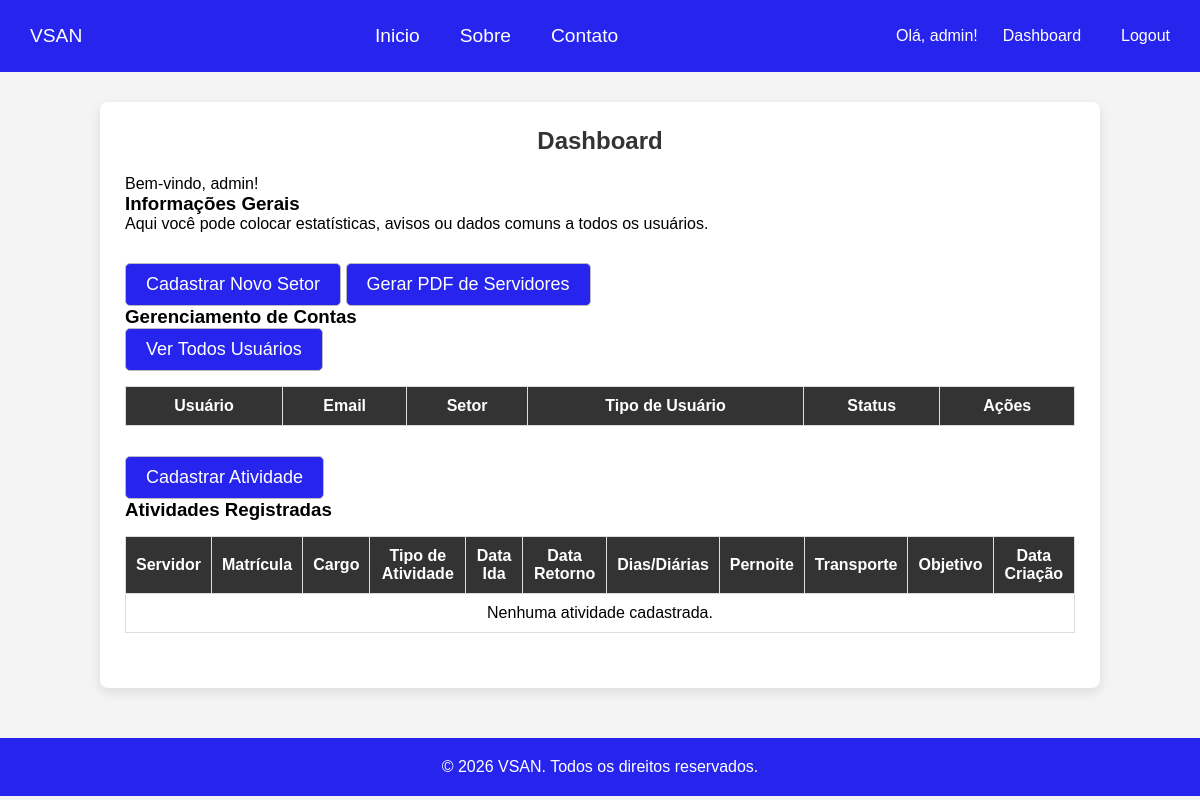
Page /dashboard/ (signed in) on the earlier database version.
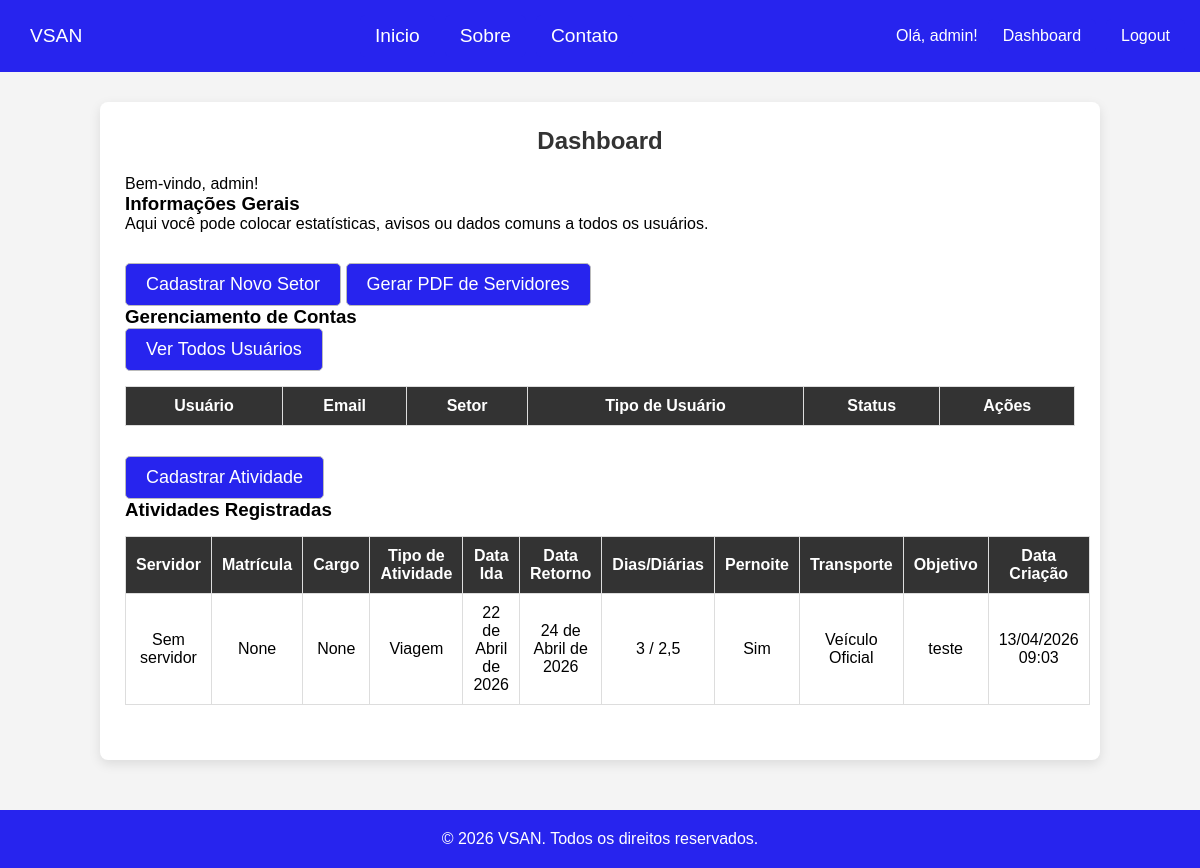
Same page on the later database version.
### usuarios/models.py (models this page shows, shortened)
class Usuario(AbstractUser):
    TIPO_USUARIO_CHOICES = [
        ('diretor', 'Diretor'),
        ('coordenador', 'Coordenador'),
        ('funcionario', 'Funcionário'),
    ]
    setor = models.ForeignKey(Setor, on_delete=models.CASCADE, verbose_name='Setor', null=True, blank=True)
    tipo_usuario = models.CharField(max_length=20, choices=TIPO_USUARIO_CHOICES, verbose_name='Tipo de Usuário', null=True, blank=True)
    servidor = models.OneToOneField(Servidor, on_delete=models.CASCADE, null=True, blank=True, related_name="usuario")
    objects = UsuarioManager()

### atividades/models.py (models this page shows, shortened)
class Atividade(models.Model):
    servidor_nome = models.CharField(max_length=200)
    servidor_matricula = models.CharField(max_length=20, blank=True, null=True)
    servidor_cargo = models.CharField(max_length=100, blank=True, null=True)
    tipo_atividade = models.CharField(
        max_length=50,
        choices=[("Viagem", "Viagem")]
    )
    dias_diarias = models.CharField(max_length=50, blank=True, null=True)
    PERNOITE_CHOICES = [("Sim", "Sim"), ("Não", "Não")]
    pernoite = models.CharField(max_length=3, choices=PERNOITE_CHOICES, default="Não")
    transporte = models.CharField(max_length=50, blank=True, null=True)
    objetivo = models.TextField(blank=True, null=True)
    data_ida = models.DateField(blank=True, null=True)
    data_retorno = models.DateField(blank=True, null=True)
    data_criacao = models.DateTimeField(auto_now_add=True)

### usuarios/views.py (the view)
# urls.py: path('dashboard/', views.dashboard, name='dashboard'),
@login_required
def dashboard(request):
    setores = Setor.objects.all()
    if request.GET.get("mostrar") == "todos":
        usuarios = Usuario.objects.filter(is_superuser=False)  # Exclui superusuários da lista
    else:
        usuarios = Usuario.objects.filter(is_superuser=False, is_active=False)
    atividades = Atividade.objects.all().order_by("-data_criacao")
    return render(
        request,
        "usuarios/dashboard.html",
        {
            "usuarios": usuarios,
            "setores": setores,
            "atividades": atividades,
        },
    )

### usuarios/templates/usuarios/dashboard.html (shortened to what this page needs)
{% extends 'base.html' %}
{% block content %}
<div class="dashboard-container">
    <h2>Dashboard</h2>
    <p>Bem-vindo, {{ request.user.username }}!</p>
    <section class="dashboard-section">
        <h3>Informações Gerais</h3>
        <p>Aqui você pode colocar estatísticas, avisos ou dados comuns a todos os usuários.</p>
    </section>
    {% if request.user.tipo_usuario == "diretor" %}
    <div class="form-group">
        <button class="btn-secondary"><a href="{% url 'cadastrar_setor' %}" style="text-decoration: none; color: inherit; font-size: large;">Cadastrar Novo Setor</a></button>
        <button class="btn-secondary"><a href="{% url 'lista_servidores' %}" style="text-decoration: none; color: inherit; font-size: large;">Gerar PDF de Servidores</a></button>
    </div>
    <section class="dashboard-section">
        <h3>Gerenciamento de Contas</h3>
        <button class="btn-secondary"><a href="?mostrar=todos" style="text-decoration: none; color: inherit; font-size: large;">Ver Todos Usuários</a></button>
        <table class="dashboard-table">
            <thead>
                <tr>
                    <th>Usuário</th>
                    <th>Email</th>
                    <th>Setor</th>
                    <th>Tipo de Usuário</th>
                    <th>Status</th>
                    <th>Ações</th>
                </tr>
            </thead>
        </table>
    </section>
    <button class="btn-secondary"><a href="{% url 'cadastrar_atividade' %}" style="text-decoration: none; color: inherit; font-size: large;">Cadastrar Atividade</a></button>
    <section class="dashboard-section">
        <h3>Atividades Registradas</h3>
        <table class="dashboard-table">
            <thead>
                <tr>
                    <th>Servidor</th>
                    <th>Matrícula</th>
                    <th>Cargo</th>
                    <th>Tipo de Atividade</th>
                    <th>Data Ida</th>
                    <th>Data Retorno</th>
                    <th>Dias/Diárias</th>
                    <th>Pernoite</th>
                    <th>Transporte</th>
                    <th>Objetivo</th>
                    <th>Data Criação</th>
                </tr>
            </thead>
            <tbody>
                {% for atividade in atividades %}
                <tr>
                    <td>{{ atividade.servidor_nome }}</td>
                    <td>{{ atividade.servidor_matricula }}</td>
                    <td>{{ atividade.servidor_cargo }}</td>
                    <td>{{ atividade.tipo_atividade }}</td>
                    <td>{{ atividade.data_ida }}</td>
                    <td>{{ atividade.data_retorno }}</td>
                    <td>{{ atividade.dias_diarias }}</td>
                    <td>{{ atividade.pernoite }}</td>
                    <td>{{ atividade.transporte }}</td>
                    <td>{{ atividade.objetivo }}</td>
                    <td>{{ atividade.data_criacao|date:"d/m/Y H:i" }}</td>
                </tr>
                {% empty %}
                <tr>
                    <td colspan="12">Nenhuma atividade cadastrada.</td>
                </tr>
                {% endfor %}
            </tbody>
        </table>
    </section>
    {% else %}
    <p><strong>Área de contas disponível apenas para diretores.</strong></p>
    {% endif %}
</div>
{% endblock %}

### templates/base.html (shortened to what this page needs)
{% load static %}
<!DOCTYPE html>
<html lang="pt-br">
<head>
    <link rel="stylesheet" href="{% static 'css/style.css' %}">
</head>
<body>
    {% include 'header.html' %}
    <main>
    {% block content %}
    {% endblock %}
    </main>
    {% include 'footer.html' %}
</body>
</html>

### templates/header.html
{% load static %}
<header class="header">
    <a href="{% url 'home' %}" class="logo">VSAN</a>
    <nav>
        <ul class="menu">
            <li><a href="{% url 'home' %}" class='btn-primary'>Inicio</a></li>
            <li><a href="{% url 'about' %}" class='btn-primary'>Sobre</a></li>
            <li><a href="{% url 'contact' %}" class='btn-primary'>Contato</a></li>
        </ul>
    </nav>
    <div class="auth-buttons">
    {% if user.is_authenticated %}
        <span class="user-info">Olá, {{ user.username }}!</span>
        <a href="{% url 'dashboard' %}" class='btn-primary'>Dashboard</a>
        <a href="{% url 'logout' %}" class='btn-primary'>Logout</a>
    {% else %}
        <a href="{% url 'login' %}" class='btn-primary'>Login</a>
    {% endif %}
    </div>
</header>

### templates/footer.html
<footer class="footer">
    <p>&copy; 2026 VSAN. Todos os direitos reservados.</p>
</footer>

### usuarios/static/css/style.css (style rules this page uses)
* { margin: 0; padding: 0; box-sizing: border-box; }
body { font-family: Arial, sans-serif; background-color: #f4f4f4; }
.header { display: flex; justify-content: space-between; background-color: #2724ee; color: #fff; padding: 15px; align-items: center; }
.header a { text-decoration: none; font-size: 1.2em; padding: 10px 15px; display: block; color: inherit; }
.menu { list-style: none; display: flex; gap: 10px; }
.btn-primary { background-color: #2724ee; color: #fff; padding: 10px 20px; border: none; border-radius: 5px; text-decoration: none; cursor: pointer; transition: background 0.3s; }
.btn-secondary { background-color: #2724ee; color: #fff; padding: 10px 20px; border: 1px solid #bbb; border-radius: 5px; text-decoration: none; transition: background 0.3s; cursor: pointer; }
footer { text-align: center; padding: 20px 0; background-color: #2724ee; color: #fff; margin-top: 50px; }
.dashboard-container { max-width: 1000px; margin: 30px auto; background: #fff; padding: 25px; border-radius: 8px; box-shadow: 0px 4px 12px rgba(0,0,0,0.1); }
.dashboard-container h2 { text-align: center; margin-bottom: 20px; color: #333; }
.dashboard-section { margin-bottom: 30px; }
.dashboard-table { width: 100%; border-collapse: collapse; margin-top: 15px; }
.dashboard-table th, .dashboard-table td { border: 1px solid #ddd; padding: 10px; text-align: center; }
.dashboard-table th { background-color: #333; color: #fff; }
.auth-buttons { display: flex; gap: 10px; align-items: center; }
.auth-buttons a { padding: 8px 15px; border-radius: 5px; text-decoration: none; font-size: 1em; }

Differences in the rows shown:
added Atividade: servidor_nome "Sem servidor", servidor_matricula "None", servidor_cargo "None", tipo_atividade "Viagem", data_ida "22 de Abril de 2026", data_retorno "24 de Abril de 2026", dias_diarias "3 / 2,5", pernoite "Sim", transporte "Veículo Oficial", objetivo "teste", data_criacao "13/04/2026 09:03"
Other differences:
text no longer shown: "Nenhuma atividade cadastrada."
